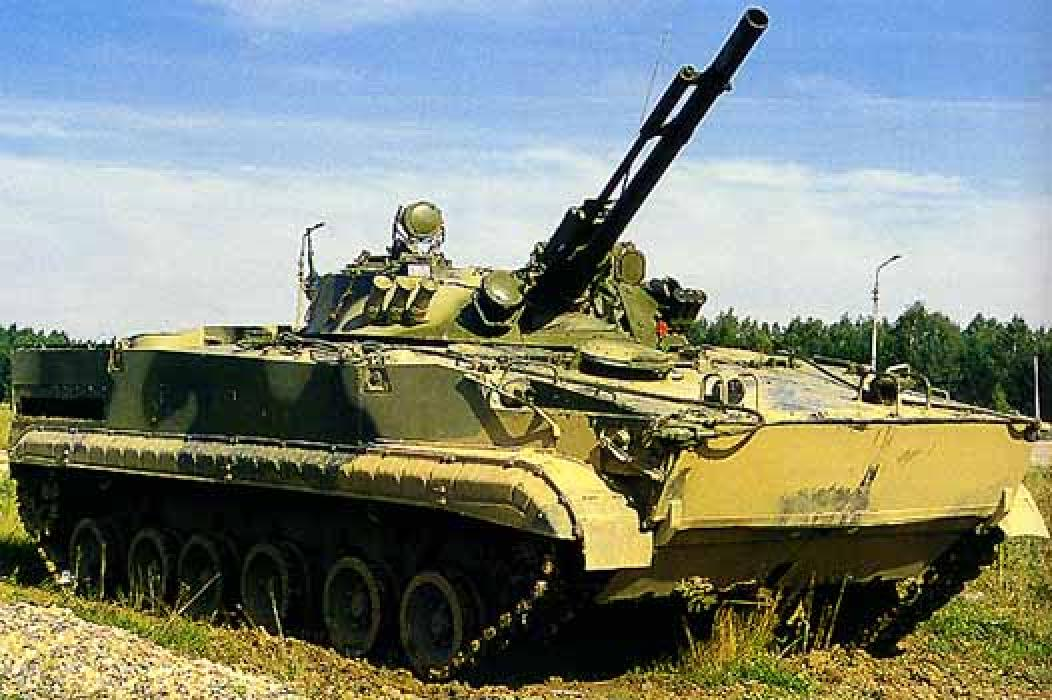
#> input picture Lesson_5/Homework/PIL_classwork/BMP.jpg, 1052 x 700 px
$ python PIL_change_rotate.py
#> lines starting #> are read from the running program, lines starting #| are printed output that depends on the picture
import Image, ImageEnhance

def main():  #{

    filename ='BMP.jpg'
    image = Image.open( filename );
#> image is the input picture: PIL image 1052x700 RGB; mean R, G, B 128.5, 136, 124.7
    size = width, height = image.size;
#> size = (1052, 700); width = 1052; height = 700

    #RGBA
    color_to_find = ( 0, 0, 0, 0 );
    color_to_replace = ( 255, 255 ,255 ,255 );

    rotated_image = image.rotate( 45, expand=True, resample=Image.BILINEAR )
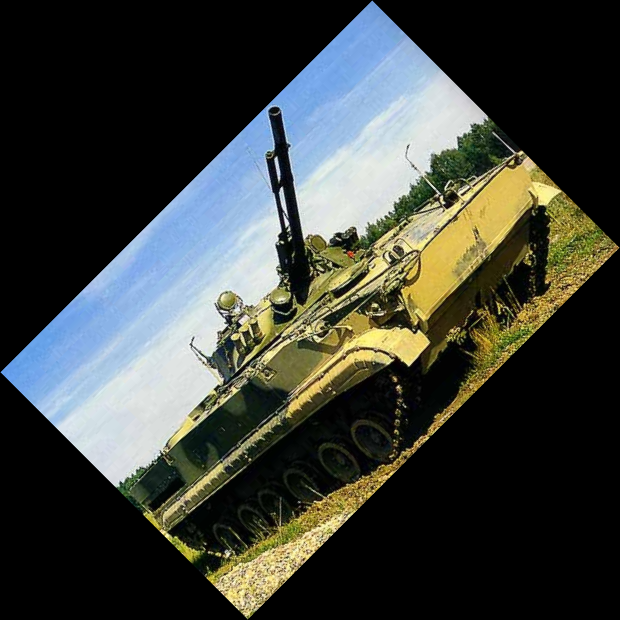
#> rotated_image: PIL image 1240x1240 RGB (shown at 1/2 size); mean R, G, B 61.2, 64.8, 59.4

    new_image_data = [];
    for color in list( rotated_image.getdata() ): #{
        if ( color == color_to_find ): #{
            new_image_data += [color_to_replace];
        #}
        else: #{
            new_image_data += [ color ];
#> this loop made 1537600 passes
#> new_image_data on passes 1 to 5: [(0, 0, 0)], [(0, 0, 0), (0, 0, 0)], [(0, 0, 0), (0, 0, 0), (0, 0, 0)], [(0, 0, 0), (0, 0, 0), (0, 0, 0), (0, 0, 0)], [(0, 0, 0), (0, 0, 0), (0, 0, 0), (0, 0, 0), (0, 0, 0)]
#> after the loop, new_image_data = 1537600 items
        #}
    #}

    rotated_image.putdata(new_image_data)
    rotated_image.save( 'modified_rotate_' + filename)


    del  image, rotated_image;
#}
if ( __name__ == '__main__'):
    main()
